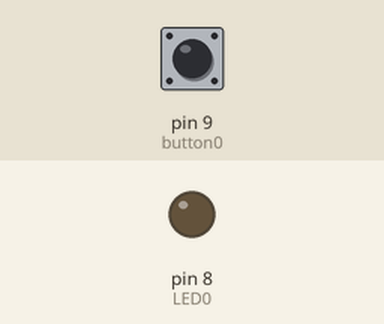
Simulated run of this sketch. Board: Arduino Uno, built with avr-gcc and run on an emulated ATmega328P. Parts: output pins drawn as LEDs (lit = HIGH). Inputs (shaded band) come from the test bench; at power-on: pin 9 (button0) HIGH. What the sketch prints to the serial monitor is not drawn.

Above: at 1.2 s.
1.3 s: pin 9 (button0) pulled LOW for 0.15 s
At 1.37 s:
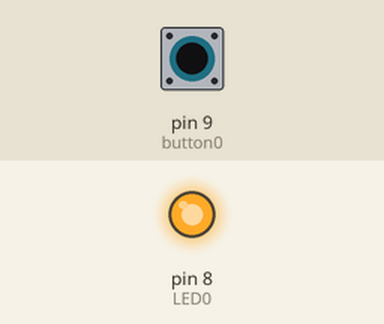
2.9 s: pin 9 (button0) pulled LOW for 3.2 s
At 6.8 s:
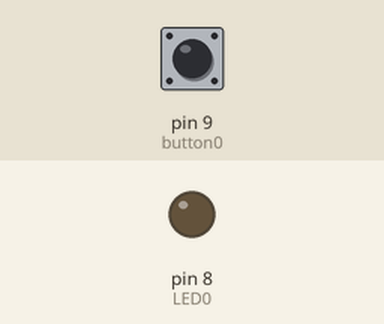
Timing chart, 0 to 8.3 s (numbered marks = the images above; inputs shaded):
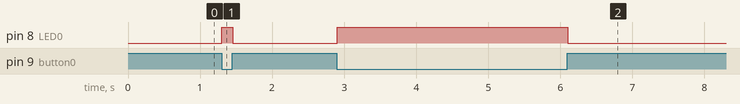

The sketch:

basic_LED_hold_switch.ino
```cpp
const int LED0 = 8;
int button0 = 9;

void setup() {
  Serial.begin(9600);
  pinMode(LED0, OUTPUT);
  pinMode(button0, INPUT_PULLUP);

}

void loop() {

  if (digitalRead(button0)){
    digitalWrite(LED0, LOW);
    Serial.println(digitalRead(button0));
  }
  else{
    digitalWrite(LED0, HIGH);
    Serial.println(digitalRead(button0));
  }

}
```

Measured:
- after the input at 1.3 s, pin 8 (LED0): LOW → HIGH at once, → LOW 0.15 s later
- after the input at 2.9 s, pin 8 (LED0): LOW → HIGH at once, → LOW 3.2 s later
